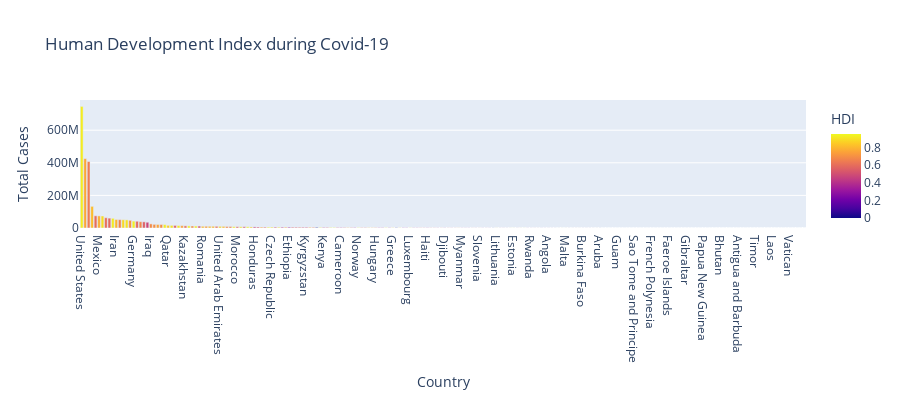

The notebook cell this image was saved under:
### Code cell
fig = px.bar(df, x='Country', y='Total Cases',
             hover_data=['Population', 'Total Deaths'], 
             color='HDI', height=400, 
             title="Human Development Index during Covid-19")
fig.show()

### Figure 1 — Plotly figure (JSON) as saved in the notebook; plotly's stock layout.template omitted (floating-point values rounded to 4 significant figures; data arrays with more than 128 entries replaced by an {"elided": "..."} marker saying what was removed)
{"data": [{"alignmentgroup": "True", "customdata": {"elided": "210x2 float values"}, "hovertemplate": "Country=%{x}<br>Total Cases=%{y}<br>Population=%{customdata[0]}<br>Total Deaths=%{customdata[1]}<br>HDI=%{marker.color}<extra></extra>", "legendgroup": "", "marker": {"color": {"elided": "210 float values"}, "coloraxis": "coloraxis", "pattern": {"shape": ""}}, "name": "", "offsetgroup": "", "orientation": "v", "showlegend": false, "textposition": "auto", "type": "bar", "x": {"elided": "210 str values"}, "xaxis": "x", "y": {"elided": "210 int values"}, "yaxis": "y"}], "layout": {"barmode": "relative", "coloraxis": {"colorbar": {"title": {"text": "HDI"}}, "colorscale": [[0, "#0d0887"], [0.1111, "#46039f"], [0.2222, "#7201a8"], [0.3333, "#9c179e"], [0.4444, "#bd3786"], [0.5556, "#d8576b"], [0.6667, "#ed7953"], [0.7778, "#fb9f3a"], [0.8889, "#fdca26"], [1, "#f0f921"]]}, "height": 400, "legend": {"tracegroupgap": 0}, "title": {"text": "Human Development Index during Covid-19"}, "xaxis": {"anchor": "y", "domain": [0, 1], "title": {"text": "Country"}}, "yaxis": {"anchor": "x", "domain": [0, 1], "title": {"text": "Total Cases"}}}}
